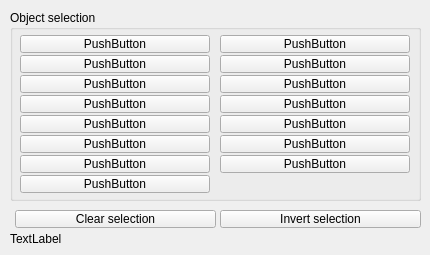
<?xml version="1.0" encoding="UTF-8"?>
<ui version="4.0">
 <class>CQDlgSelection</class>
 <widget class="QDialog" name="CQDlgSelection">
  <property name="geometry">
   <rect>
    <x>0</x>
    <y>0</y>
    <width>430</width>
    <height>255</height>
   </rect>
  </property>
  <property name="windowTitle">
   <string>Selection</string>
  </property>
  <property name="locale">
   <locale language="English" country="UnitedStates"/>
  </property>
  <widget class="QGroupBox" name="groupBox">
   <property name="geometry">
    <rect>
     <x>10</x>
     <y>10</y>
     <width>411</width>
     <height>191</height>
    </rect>
   </property>
   <property name="title">
    <string>Object selection</string>
   </property>
   <property name="flat">
    <bool>false</bool>
   </property>
   <widget class="QToolButton" name="simpleShapesButton">
    <property name="geometry">
     <rect>
      <x>10</x>
      <y>25</y>
      <width>190</width>
      <height>18</height>
     </rect>
    </property>
    <property name="focusPolicy">
     <enum>Qt::StrongFocus</enum>
    </property>
    <property name="text">
     <string>PushButton</string>
    </property>
   </widget>
   <widget class="QToolButton" name="groupedShapesButton">
    <property name="geometry">
     <rect>
      <x>210</x>
      <y>25</y>
      <width>190</width>
      <height>18</height>
     </rect>
    </property>
    <property name="focusPolicy">
     <enum>Qt::StrongFocus</enum>
    </property>
    <property name="text">
     <string>PushButton</string>
    </property>
   </widget>
   <widget class="QToolButton" name="millsButton">
    <property name="enabled">
     <bool>true</bool>
    </property>
    <property name="geometry">
     <rect>
      <x>210</x>
      <y>145</y>
      <width>190</width>
      <height>18</height>
     </rect>
    </property>
    <property name="focusPolicy">
     <enum>Qt::StrongFocus</enum>
    </property>
    <property name="text">
     <string>PushButton</string>
    </property>
   </widget>
   <widget class="QToolButton" name="dummiesButton">
    <property name="geometry">
     <rect>
      <x>10</x>
      <y>45</y>
      <width>190</width>
      <height>18</height>
     </rect>
    </property>
    <property name="focusPolicy">
     <enum>Qt::StrongFocus</enum>
    </property>
    <property name="text">
     <string>PushButton</string>
    </property>
   </widget>
   <widget class="QToolButton" name="lightsButton">
    <property name="geometry">
     <rect>
      <x>210</x>
      <y>45</y>
      <width>190</width>
      <height>18</height>
     </rect>
    </property>
    <property name="focusPolicy">
     <enum>Qt::StrongFocus</enum>
    </property>
    <property name="text">
     <string>PushButton</string>
    </property>
   </widget>
   <widget class="QToolButton" name="camerasButton">
    <property name="geometry">
     <rect>
      <x>10</x>
      <y>65</y>
      <width>190</width>
      <height>18</height>
     </rect>
    </property>
    <property name="focusPolicy">
     <enum>Qt::StrongFocus</enum>
    </property>
    <property name="text">
     <string>PushButton</string>
    </property>
   </widget>
   <widget class="QToolButton" name="proximitySensorsButton">
    <property name="geometry">
     <rect>
      <x>10</x>
      <y>85</y>
      <width>190</width>
      <height>18</height>
     </rect>
    </property>
    <property name="focusPolicy">
     <enum>Qt::StrongFocus</enum>
    </property>
    <property name="text">
     <string>PushButton</string>
    </property>
   </widget>
   <widget class="QToolButton" name="renderingSensorsButton">
    <property name="geometry">
     <rect>
      <x>210</x>
      <y>65</y>
      <width>190</width>
      <height>18</height>
     </rect>
    </property>
    <property name="focusPolicy">
     <enum>Qt::StrongFocus</enum>
    </property>
    <property name="text">
     <string>PushButton</string>
    </property>
   </widget>
   <widget class="QToolButton" name="forceSensorsButton">
    <property name="geometry">
     <rect>
      <x>10</x>
      <y>105</y>
      <width>190</width>
      <height>18</height>
     </rect>
    </property>
    <property name="focusPolicy">
     <enum>Qt::StrongFocus</enum>
    </property>
    <property name="text">
     <string>PushButton</string>
    </property>
   </widget>
   <widget class="QToolButton" name="jointsButton">
    <property name="geometry">
     <rect>
      <x>210</x>
      <y>85</y>
      <width>190</width>
      <height>18</height>
     </rect>
    </property>
    <property name="focusPolicy">
     <enum>Qt::StrongFocus</enum>
    </property>
    <property name="text">
     <string>PushButton</string>
    </property>
   </widget>
   <widget class="QToolButton" name="graphsButton">
    <property name="geometry">
     <rect>
      <x>10</x>
      <y>125</y>
      <width>190</width>
      <height>18</height>
     </rect>
    </property>
    <property name="focusPolicy">
     <enum>Qt::StrongFocus</enum>
    </property>
    <property name="text">
     <string>PushButton</string>
    </property>
   </widget>
   <widget class="QToolButton" name="pathsButton">
    <property name="geometry">
     <rect>
      <x>210</x>
      <y>105</y>
      <width>190</width>
      <height>18</height>
     </rect>
    </property>
    <property name="focusPolicy">
     <enum>Qt::StrongFocus</enum>
    </property>
    <property name="text">
     <string>PushButton</string>
    </property>
   </widget>
   <widget class="QToolButton" name="mirrorsButton">
    <property name="geometry">
     <rect>
      <x>10</x>
      <y>165</y>
      <width>190</width>
      <height>18</height>
     </rect>
    </property>
    <property name="focusPolicy">
     <enum>Qt::StrongFocus</enum>
    </property>
    <property name="text">
     <string>PushButton</string>
    </property>
   </widget>
   <widget class="QToolButton" name="octreesButton">
    <property name="geometry">
     <rect>
      <x>10</x>
      <y>145</y>
      <width>190</width>
      <height>18</height>
     </rect>
    </property>
    <property name="focusPolicy">
     <enum>Qt::StrongFocus</enum>
    </property>
    <property name="text">
     <string>PushButton</string>
    </property>
   </widget>
   <widget class="QToolButton" name="pointCloudsButton">
    <property name="geometry">
     <rect>
      <x>210</x>
      <y>125</y>
      <width>190</width>
      <height>18</height>
     </rect>
    </property>
    <property name="focusPolicy">
     <enum>Qt::StrongFocus</enum>
    </property>
    <property name="text">
     <string>PushButton</string>
    </property>
   </widget>
  </widget>
  <widget class="QToolButton" name="clearSelectionButton">
   <property name="geometry">
    <rect>
     <x>15</x>
     <y>210</y>
     <width>201</width>
     <height>18</height>
    </rect>
   </property>
   <property name="focusPolicy">
    <enum>Qt::StrongFocus</enum>
   </property>
   <property name="text">
    <string>Clear selection</string>
   </property>
  </widget>
  <widget class="QToolButton" name="invertSelectionButton">
   <property name="geometry">
    <rect>
     <x>220</x>
     <y>210</y>
     <width>201</width>
     <height>18</height>
    </rect>
   </property>
   <property name="focusPolicy">
    <enum>Qt::StrongFocus</enum>
   </property>
   <property name="text">
    <string>Invert selection</string>
   </property>
  </widget>
  <widget class="QLabel" name="selectionInfo">
   <property name="geometry">
    <rect>
     <x>10</x>
     <y>230</y>
     <width>411</width>
     <height>18</height>
    </rect>
   </property>
   <property name="text">
    <string>TextLabel</string>
   </property>
  </widget>
 </widget>
 <tabstops>
  <tabstop>simpleShapesButton</tabstop>
  <tabstop>groupedShapesButton</tabstop>
  <tabstop>dummiesButton</tabstop>
  <tabstop>lightsButton</tabstop>
  <tabstop>camerasButton</tabstop>
  <tabstop>renderingSensorsButton</tabstop>
  <tabstop>proximitySensorsButton</tabstop>
  <tabstop>jointsButton</tabstop>
  <tabstop>forceSensorsButton</tabstop>
  <tabstop>pathsButton</tabstop>
  <tabstop>graphsButton</tabstop>
  <tabstop>pointCloudsButton</tabstop>
  <tabstop>octreesButton</tabstop>
  <tabstop>millsButton</tabstop>
  <tabstop>mirrorsButton</tabstop>
  <tabstop>clearSelectionButton</tabstop>
  <tabstop>invertSelectionButton</tabstop>
 </tabstops>
 <resources/>
 <connections/>
</ui>
